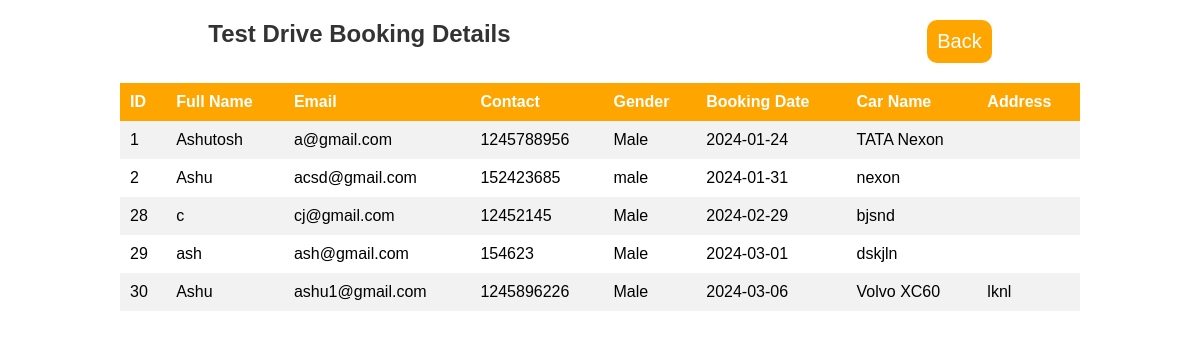
Page /admin/bookings.php on the earlier database version.
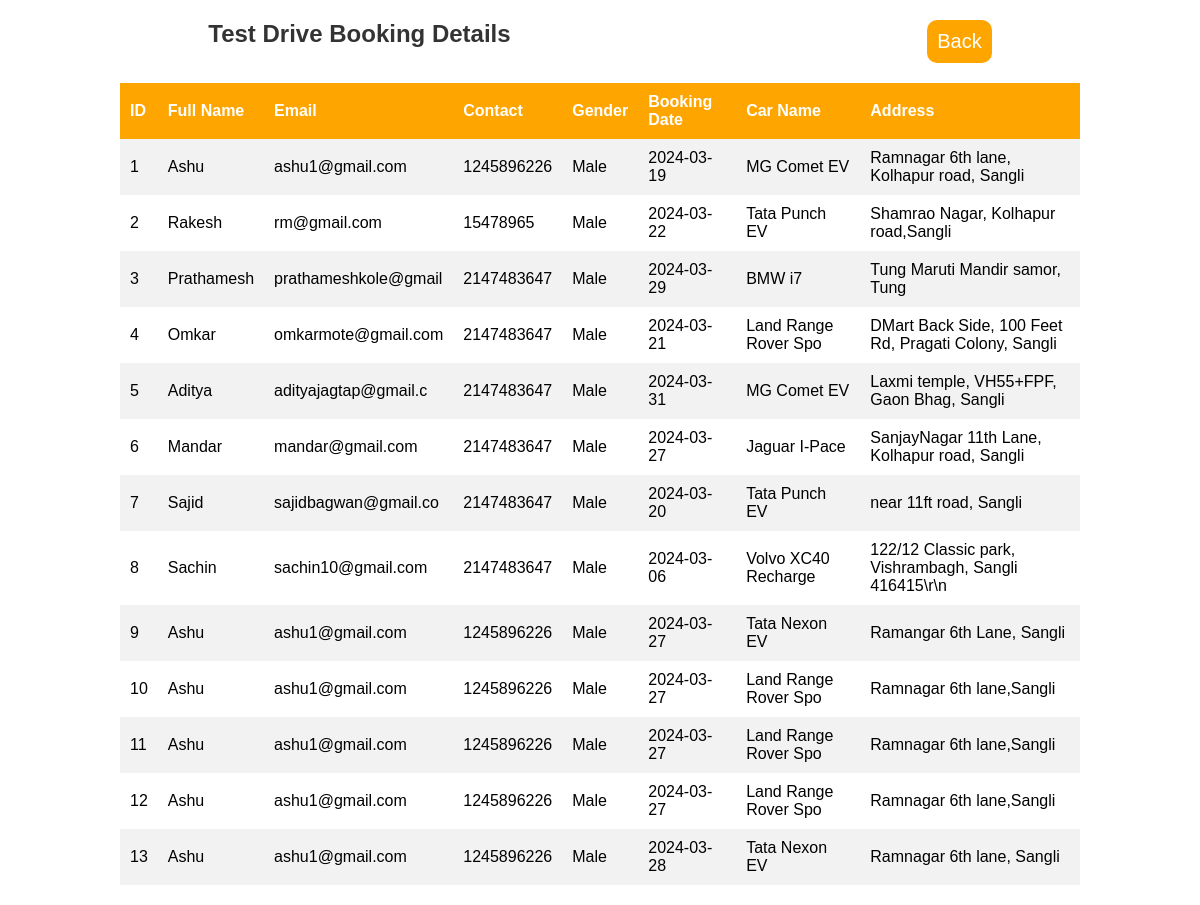
Same page on the later database version.
### tables this page shows
CREATE TABLE `booking_details` (
  `ID` int(11) NOT NULL,
  `First Name` varchar(10) NOT NULL,
  `Email` varchar(20) NOT NULL,
  `Contact` int(10) NOT NULL,
  `Gender` varchar(8) NOT NULL,
  `Booking Date` date NOT NULL,
  `Car Name` varchar(20) NOT NULL,
  `Address` text NOT NULL,
  `booking fees` varchar(125) NOT NULL
);

### admin/bookings.php (the view, shortened to what this page needs)
<link rel="stylesheet" href="admin.css">
<section>
   <div>
      <h2>Test Drive Booking Details</h2>
      <a href="admin.php" class="form-btn">Back</a>
   </div>
   <?php
   include '../connect.php';
   $query = "SELECT * FROM booking_details";
   $result = mysqli_query($conn, $query);
   if (mysqli_num_rows($result) > 0) {
      echo "<table border='1'>
        <tr>
            <th>ID</th>
            <th>Full Name</th>
            <th>Email</th>
            <th>Contact</th>
            <th>Gender</th>
            <th>Booking Date</th>
            <th>Car Name</th>
            <th>Address</th>
        </tr>";
      while ($row = mysqli_fetch_assoc($result)) {
         echo "<tr>
            <td>{$row['ID']}</td>
            <td>{$row['First Name']}</td>
            <td>{$row['Email']}</td>
            <td>{$row['Contact']}</td>
            <td>{$row['Gender']}</td>
            <td>{$row['Booking Date']}</td>
            <td>{$row['Car Name']}</td>
            <td>{$row['Address']}</td>
        </tr>";
      }
      echo "</table>";
   } else {
      echo "No records found";
   }
   ?>
</section>

Differences in the rows shown:
removed booking_details: ID "28", First Name "c", Email "cj@gmail.com", Contact "12452145", Gender "Male", Booking Date "2024-02-29", Car Name "bjsnd"
removed booking_details: ID "29", First Name "ash", Email "ash@gmail.com", Contact "154623", Gender "Male", Booking Date "2024-03-01", Car Name "dskjln"
removed booking_details: ID "30", First Name "Ashu", Email "ashu1@gmail.com", Contact "1245896226", Gender "Male", Booking Date "2024-03-06", Car Name "Volvo XC60", Address "lknl"
changed booking_details id 1: First Name "Ashutosh" → "Ashu"; Email "a@gmail.com" → "ashu1@gmail.com"; Contact "1245788956" → "1245896226"; Booking Date "2024-01-24" → "2024-03-19"; Car Name "TATA Nexon" → "MG Comet EV"; Address (not shown) → "Ramnagar 6th lane, Kolhapur road, Sangli"
changed booking_details id 2: First Name "Ashu" → "Rakesh"; Email "acsd@gmail.com" → "rm@gmail.com"; Contact "152423685" → "15478965"; Gender "male" → "Male"; Booking Date "2024-01-31" → "2024-03-22"; Car Name "nexon" → "Tata Punch EV"; Address (not shown) → "Shamrao Nagar, Kolhapur road,Sangli"
added booking_details: ID "3", First Name "Prathamesh", Email "prathameshkole@gmail", Contact "2147483647", Gender "Male", Booking Date "2024-03-29", Car Name "BMW i7", Address "Tung Maruti Mandir samor, Tung"
added booking_details: ID "4", First Name "Omkar", Email "omkarmote@gmail.com", Contact "2147483647", Gender "Male", Booking Date "2024-03-21", Car Name "Land Range Rover Spo", Address "DMart Back Side, 100 Feet Rd, Pragati Colony, Sangli"
added booking_details: ID "5", First Name "Aditya", Email "adityajagtap@gmail.c", Contact "2147483647", Gender "Male", Booking Date "2024-03-31", Car Name "MG Comet EV", Address "Laxmi temple, VH55+FPF, Gaon Bhag, Sangli"
added booking_details: ID "6", First Name "Mandar", Email "mandar@gmail.com", Contact "2147483647", Gender "Male", Booking Date "2024-03-27", Car Name "Jaguar I-Pace", Address "SanjayNagar 11th Lane, Kolhapur road, Sangli"
added booking_details: ID "7", First Name "Sajid", Email "sajidbagwan@gmail.co", Contact "2147483647", Gender "Male", Booking Date "2024-03-20", Car Name "Tata Punch EV", Address "near 11ft road, Sangli"
added booking_details: ID "8", First Name "Sachin", Email "sachin10@gmail.com", Contact "2147483647", Gender "Male", Booking Date "2024-03-06", Car Name "Volvo XC40 Recharge", Address "122/12 Classic park, Vishrambagh, Sangli 416415\\r\\n"
added booking_details: ID "9", First Name "Ashu", Email "ashu1@gmail.com", Contact "1245896226", Gender "Male", Booking Date "2024-03-27", Car Name "Tata Nexon EV", Address "Ramangar 6th Lane, Sangli"
added booking_details: ID "10", First Name "Ashu", Email "ashu1@gmail.com", Contact "1245896226", Gender "Male", Booking Date "2024-03-27", Car Name "Land Range Rover Spo", Address "Ramnagar 6th lane,Sangli"
added booking_details: ID "11", First Name "Ashu", Email "ashu1@gmail.com", Contact "1245896226", Gender "Male", Booking Date "2024-03-27", Car Name "Land Range Rover Spo", Address "Ramnagar 6th lane,Sangli"
added booking_details: ID "12", First Name "Ashu", Email "ashu1@gmail.com", Contact "1245896226", Gender "Male", Booking Date "2024-03-27", Car Name "Land Range Rover Spo", Address "Ramnagar 6th lane,Sangli"
added booking_details: ID "13", First Name "Ashu", Email "ashu1@gmail.com", Contact "1245896226", Gender "Male", Booking Date "2024-03-28", Car Name "Tata Nexon EV", Address "Ramnagar 6th lane, Sangli"
